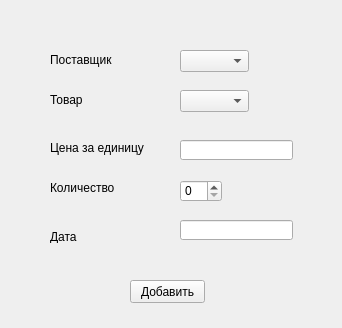
<?xml version="1.0" encoding="UTF-8"?>
<ui version="4.0">
 <class>AddPostavkiForm</class>
 <widget class="QWidget" name="AddPostavkiForm">
  <property name="geometry">
   <rect>
    <x>0</x>
    <y>0</y>
    <width>342</width>
    <height>328</height>
   </rect>
  </property>
  <property name="windowTitle">
   <string>Form</string>
  </property>
  <widget class="QComboBox" name="comboBox">
   <property name="geometry">
    <rect>
     <x>180</x>
     <y>50</y>
     <width>69</width>
     <height>22</height>
    </rect>
   </property>
  </widget>
  <widget class="QComboBox" name="comboBox_2">
   <property name="geometry">
    <rect>
     <x>180</x>
     <y>90</y>
     <width>69</width>
     <height>22</height>
    </rect>
   </property>
  </widget>
  <widget class="QLineEdit" name="lineEdit">
   <property name="geometry">
    <rect>
     <x>180</x>
     <y>140</y>
     <width>113</width>
     <height>20</height>
    </rect>
   </property>
  </widget>
  <widget class="QLineEdit" name="lineEdit_3">
   <property name="geometry">
    <rect>
     <x>180</x>
     <y>220</y>
     <width>113</width>
     <height>20</height>
    </rect>
   </property>
  </widget>
  <widget class="QLabel" name="label">
   <property name="geometry">
    <rect>
     <x>50</x>
     <y>50</y>
     <width>71</width>
     <height>20</height>
    </rect>
   </property>
   <property name="text">
    <string>Поставщик</string>
   </property>
  </widget>
  <widget class="QLabel" name="label_2">
   <property name="geometry">
    <rect>
     <x>50</x>
     <y>90</y>
     <width>51</width>
     <height>20</height>
    </rect>
   </property>
   <property name="text">
    <string>Товар</string>
   </property>
  </widget>
  <widget class="QLabel" name="label_3">
   <property name="geometry">
    <rect>
     <x>50</x>
     <y>140</y>
     <width>101</width>
     <height>16</height>
    </rect>
   </property>
   <property name="text">
    <string>Цена за единицу</string>
   </property>
  </widget>
  <widget class="QLabel" name="label_4">
   <property name="geometry">
    <rect>
     <x>50</x>
     <y>180</y>
     <width>91</width>
     <height>16</height>
    </rect>
   </property>
   <property name="text">
    <string>Количество</string>
   </property>
  </widget>
  <widget class="QLabel" name="label_5">
   <property name="geometry">
    <rect>
     <x>50</x>
     <y>230</y>
     <width>47</width>
     <height>13</height>
    </rect>
   </property>
   <property name="text">
    <string>Дата</string>
   </property>
  </widget>
  <widget class="QPushButton" name="pushButton">
   <property name="geometry">
    <rect>
     <x>130</x>
     <y>280</y>
     <width>75</width>
     <height>23</height>
    </rect>
   </property>
   <property name="text">
    <string>Добавить</string>
   </property>
  </widget>
  <widget class="QSpinBox" name="spinBox">
   <property name="geometry">
    <rect>
     <x>180</x>
     <y>180</y>
     <width>42</width>
     <height>22</height>
    </rect>
   </property>
  </widget>
 </widget>
 <resources/>
 <connections/>
</ui>
